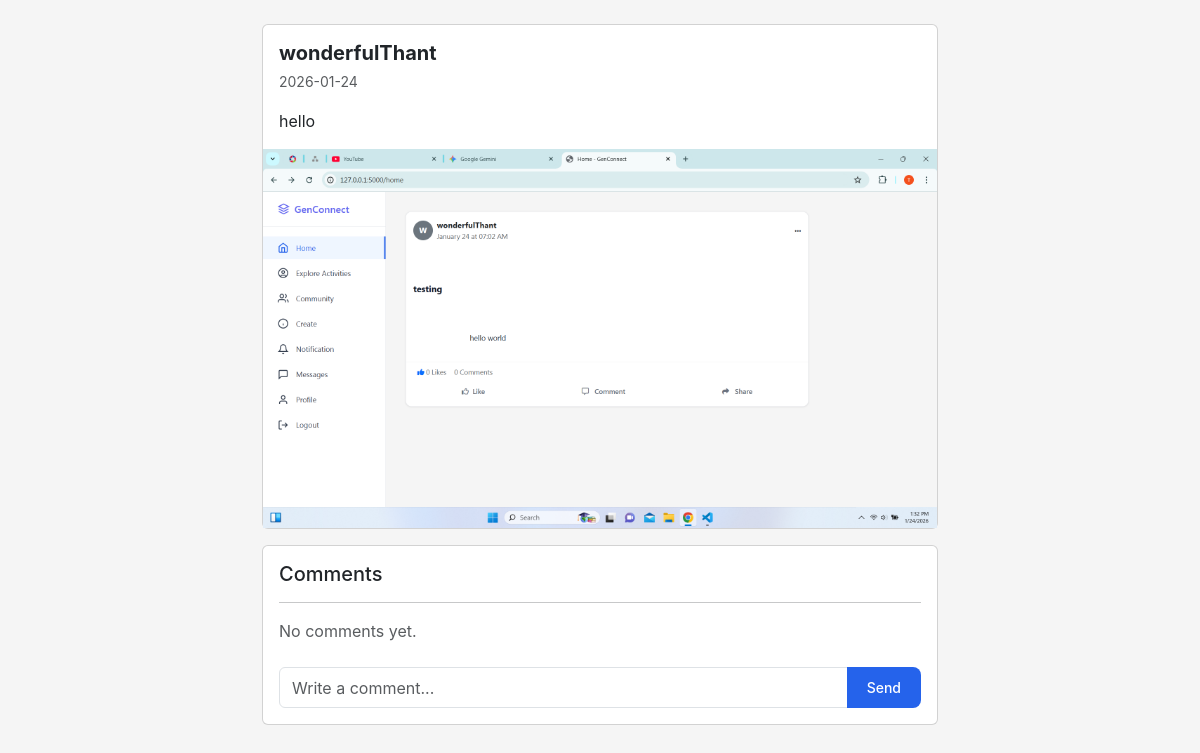
Page /post/2 (signed in) on the committed database.
### app.py (models this page shows, shortened)
class User(db.Model):
    __tablename__ = 'users'
    id = db.Column(db.Integer, primary_key=True)
    username = db.Column(db.String(80), unique=True, nullable=False)
    email = db.Column(db.String(120), unique=True, nullable=False)
    fullname = db.Column(db.String(100), nullable=True)
    password_hash = db.Column(db.String(255), nullable=False)
    bio = db.Column(db.Text, nullable=True)
    interests = db.Column(db.String(255), nullable=True)
    profile_picture = db.Column(db.String(255), default='default.jpg')
    banner_image = db.Column(db.String(255), default='default_banner.jpg')
    member_type = db.Column(db.String(50), default='Youth Member')
    created_at = db.Column(db.DateTime, default=datetime.utcnow)
    posts = db.relationship('Post', backref='author', lazy=True, cascade='all, delete-orphan')
    comments = db.relationship('Comment', backref='author', lazy=True, cascade='all, delete-orphan')
    likes = db.relationship('Like', backref='user', lazy=True, cascade='all, delete-orphan')
    community_memberships = db.relationship('CommunityMember', backref='user', lazy=True, cascade='all, delete-orphan')
    sent_messages = db.relationship('Message', foreign_keys='Message.sender_id', backref='sender', lazy='dynamic', cascade='all, delete-orphan')
    received_messages = db.relationship('Message', foreign_keys='Message.receiver_id', backref='receiver', lazy='dynamic', cascade='all, delete-orphan')
    contacts_initiated = db.relationship('Contact', foreign_keys='Contact.user_id', backref='user', lazy='dynamic', cascade='all, delete-orphan')
    contacts_received = db.relationship('Contact', foreign_keys='Contact.contact_user_id', backref='contact_user', lazy='dynamic', cascade='all, delete-orphan')
    followers = db.relationship('Follow', foreign_keys='Follow.followed_id', backref='followed_user', lazy='dynamic', cascade='all, delete-orphan')
    following = db.relationship('Follow', foreign_keys='Follow.follower_id', backref='follower_user', lazy='dynamic', cascade='all, delete-orphan')

class Post(db.Model):
    __tablename__ = 'posts'
    id = db.Column(db.Integer, primary_key=True)
    title = db.Column(db.String(200), nullable=True)
    content = db.Column(db.Text, nullable=False)
    created_at = db.Column(db.DateTime, nullable=False, default=datetime.utcnow)
    user_id = db.Column(db.Integer, db.ForeignKey('users.id'), nullable=False)
    media_file = db.Column(db.String(255), nullable=True)
    media_type = db.Column(db.String(10), nullable=True) # 'image' or 'video'
    comments = db.relationship('Comment', backref='post', lazy=True, cascade="all, delete-orphan")
    likes = db.relationship('Like', backref='post', lazy=True, cascade="all, delete-orphan")

### app.py (the view, shortened to what this page needs)
@app.route('/post/<int:post_id>', methods=['GET', 'POST'])
def post_details(post_id):
    if 'user_id' not in session: return redirect(url_for('login'))
    post = Post.query.get_or_404(post_id)
    current_user = User.query.get(session['user_id'])
    return render_template('post_details.html', post=post, current_user=current_user)

### templates/post_details.html
{% extends "base.html" %}
{% block content %}
<div class="container mt-4" style="max-width: 700px;">
    <div class="card mb-3">
        <div class="card-body">
            <h5 class="fw-bold mb-1">{{ post.author.username }}</h5>
            <small class="text-muted">{{ post.created_at.strftime('%Y-%m-%d') }}</small>
            <p class="card-text mt-3">{{ post.content }}</p>
        </div>
        {% if post.media_file %}
            {% if post.media_type == 'video' %}
                <video src="{{ url_for('uploaded_file', filename=post.media_file) }}" controls class="w-100"></video>
            {% else %}
                <img src="{{ url_for('uploaded_file', filename=post.media_file) }}" class="w-100" alt="Post Media">
            {% endif %}
        {% endif %}
    </div>
    <div class="card">
        <div class="card-body">
            <h5>Comments</h5>
            <hr>
            {% for comment in post.comments %}
                <div class="mb-3">
                    <strong>{{ comment.author.username }}</strong>
                    <span class="text-muted small ms-2">{{ comment.created_at.strftime('%I:%M %p') }}</span>
                    <div class="bg-light p-2 rounded mt-1">{{ comment.content }}</div>
                </div>
            {% else %}
                <p class="text-muted">No comments yet.</p>
            {% endfor %}
            <form action="{{ url_for('post_details', post_id=post.id) }}" method="POST" class="mt-4">
                <div class="input-group">
                    <input type="text" name="comment" class="form-control" placeholder="Write a comment..." required>
                    <button class="btn btn-primary" type="submit">Send</button>
                </div>
            </form>
        </div>
    </div>
</div>
{% endblock %}

### templates/base.html (style rules this page uses)
* { margin: 0; padding: 0; box-sizing: border-box; }
body { font-family: -apple-system, BlinkMacSystemFont, 'Segoe UI', Roboto, Oxygen, Ubuntu, Cantarell, sans-serif; background-color: #f5f5f5; color: #333; }
.btn { padding: 10px 20px; border-radius: 8px; border: none; cursor: pointer; font-size: 14px; font-weight: 500; text-decoration: none; display: inline-block; transition: all 0.2s; }
.btn-primary { background-color: #2563eb; color: white; }

### rows in the picture
User: author.username "wonderfulThant"
Post: created_at "2026-01-24", content "hello", media_file (picture)
